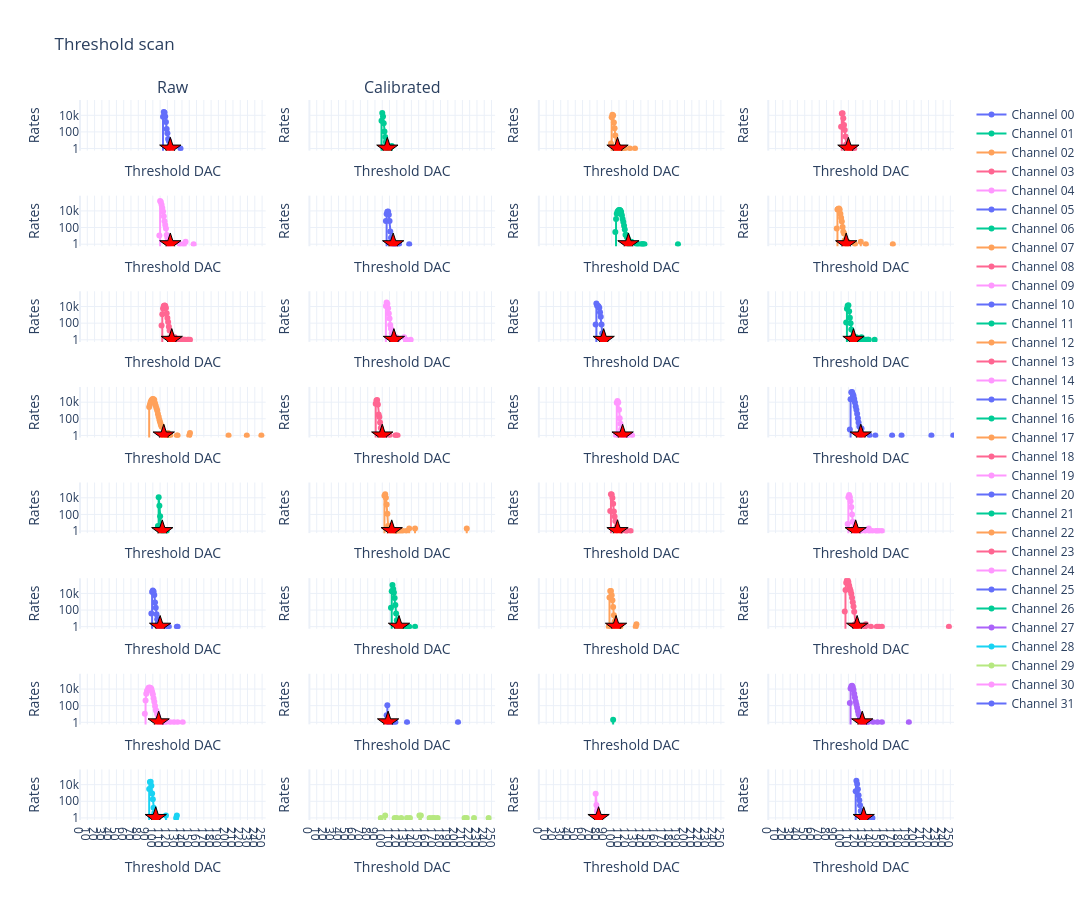

The code cell stored with this chart in its notebook:
### Code cell
# Threshold scan display, channel channel -> MuTrig channel mapping

import json
import numpy as np
import sys
import plotly.graph_objects as go
from plotly.subplots import make_subplots
sys.path.append("../../")
sys.path.append("../../../../midas/python")

import mutrig.eth_selection as eth_ana
import mutrig.ethreshold_scan as eth_scan



filename = "../data/ethreshold_scans/eth_scan_13-10-2026-00.54.json"
filename_output = filename + ".calib.json"

mutrig_channels = range(31)

with open(filename, "r") as f:
    data = json.load(f)

data = eth_ana.read_data(filename)
eths_arr, bad_channels, channels_details = eth_ana.select_rate(data,constrate_value=1e0,ratecut=10, skip=4)
eth_scan.write_config_odb(eths_arr, data['settings'], path = filename_output)


plot_groups = ["Raw","Calibrated"]
mutrig_channels = range(32)

ncols=4 ; nrows=8
fig = make_subplots(
    rows=nrows,
    cols=ncols,
    subplot_titles=plot_groups,
    shared_xaxes=True,
    shared_yaxes=True,
)

all_rates = []
for ch in mutrig_channels:
    therow=int(ch/4)+1,
    thecol=ch%4 + 1,
    if ch >= len(data["th"]) or ch >= len(data["rates"]):
        continue
    if len(data["th"][ch]) == 0 or len(data["rates"][ch]) == 0:
        continue

    th = np.array(data["th"][ch])
    rates = np.array(data["rates"][ch])
    th_calib = data["th"][ch]
    rates_calib = data["rates"][ch]

    selected_threshold = eths_arr[ch]
    selected_rate = 1
    #print(f"selected: {selected_threshold} -> index")

    all_rates.append(min(rates))
    all_rates.append(max(rates))
    
    fig.add_trace(
        go.Scatter(
            x=th,
            y=rates,
            mode="lines+markers",
            name=f"Channel {ch:02d}",
            hovertemplate=(
                f"MuTrig {ch:02d}<br>"
                "Threshold DAC: %{x}<br>"
                "Rate: %{y:.3g}<extra></extra>"
            ),
        ),
        row=int(ch/4)+1,
        col=ch%4 + 1,
    )

    # Add threshold finding result marker
    if (channels_details[ch][0] == "good"):
        print(f"Adding {selected_threshold}, {selected_rate}")
        fig.add_trace(
            go.Scatter(
                x=[selected_threshold],
                y=[selected_rate],
                mode="markers",
                name=f"Selected threshold Ch {ch:02d}",
                #legendgroup=legendgroup,
                showlegend=(row == 1),
                marker=dict(symbol="star", size=16, color="red", line=dict(color="black", width=1)),
                hovertemplate=(
                    f"Selected threshold - Channel {ch:02d}<br>"
                    "Threshold: %{x}<br>Rate: %{y:.3g}<extra></extra>"
                ),
            ),
            row=int(ch/4)+1,
            col=ch%4 + 1,
        )


yrange = [
    np.log10(min(all_rates)+1) - 0.25,
    np.log10(max(all_rates)) + 0.25,
]

fig.update_xaxes(
    title_text="Threshold DAC",
    range=[0, 255],
    tickmode="linear",
    dtick=10,
)

fig.update_yaxes(
    title_text="Rates",
    type="log",
    range=yrange,
)

fig.update_layout(
    title=(
        "Threshold scan"
    ),
    height=900,
    width=1400,
    template="plotly_white",
    hovermode="closest",
    legend=dict(
        groupclick="toggleitem",
        itemclick="toggle",
        itemdoubleclick="toggleothers",
    ),
)

fig.show()

### Figure 1 — Plotly figure (JSON) as saved in the notebook; plotly's stock layout.template omitted (floating-point values rounded to 4 significant figures; data arrays with more than 128 entries replaced by an {"elided": "..."} marker saying what was removed)
{"data": [{"hovertemplate": "MuTrig 00<br>Threshold DAC: %{x}<br>Rate: %{y:.3g}<extra></extra>", "mode": "lines+markers", "name": "Channel 00", "type": "scatter", "x": {"elided": "256 int values"}, "xaxis": "x", "y": {"elided": "256 int values"}, "yaxis": "y"}, {"hovertemplate": "Selected threshold - Channel 00<br>Threshold: %{x}<br>Rate: %{y:.3g}<extra></extra>", "marker": {"color": "red", "line": {"color": "black", "width": 1}, "size": 16, "symbol": "star"}, "mode": "markers", "name": "Selected threshold Ch 00", "showlegend": false, "type": "scatter", "x": [124], "xaxis": "x", "y": [1], "yaxis": "y"}, {"hovertemplate": "MuTrig 01<br>Threshold DAC: %{x}<br>Rate: %{y:.3g}<extra></extra>", "mode": "lines+markers", "name": "Channel 01", "type": "scatter", "x": {"elided": "256 int values"}, "xaxis": "x2", "y": {"elided": "256 int values"}, "yaxis": "y2"}, {"hovertemplate": "Selected threshold - Channel 01<br>Threshold: %{x}<br>Rate: %{y:.3g}<extra></extra>", "marker": {"color": "red", "line": {"color": "black", "width": 1}, "size": 16, "symbol": "star"}, "mode": "markers", "name": "Selected threshold Ch 01", "showlegend": false, "type": "scatter", "x": [107], "xaxis": "x2", "y": [1], "yaxis": "y2"}, {"hovertemplate": "MuTrig 02<br>Threshold DAC: %{x}<br>Rate: %{y:.3g}<extra></extra>", "mode": "lines+markers", "name": "Channel 02", "type": "scatter", "x": {"elided": "256 int values"}, "xaxis": "x3", "y": {"elided": "256 int values"}, "yaxis": "y3"}, {"hovertemplate": "Selected threshold - Channel 02<br>Threshold: %{x}<br>Rate: %{y:.3g}<extra></extra>", "marker": {"color": "red", "line": {"color": "black", "width": 1}, "size": 16, "symbol": "star"}, "mode": "markers", "name": "Selected threshold Ch 02", "showlegend": false, "type": "scatter", "x": [108], "xaxis": "x3", "y": [1], "yaxis": "y3"}, {"hovertemplate": "MuTrig 03<br>Threshold DAC: %{x}<br>Rate: %{y:.3g}<extra></extra>", "mode": "lines+markers", "name": "Channel 03", "type": "scatter", "x": {"elided": "256 int values"}, "xaxis": "x4", "y": {"elided": "256 int values"}, "yaxis": "y4"}, {"hovertemplate": "Selected threshold - Channel 03<br>Threshold: %{x}<br>Rate: %{y:.3g}<extra></extra>", "marker": {"color": "red", "line": {"color": "black", "width": 1}, "size": 16, "symbol": "star"}, "mode": "markers", "name": "Selected threshold Ch 03", "showlegend": false, "type": "scatter", "x": [110], "xaxis": "x4", "y": [1], "yaxis": "y4"}, {"hovertemplate": "MuTrig 04<br>Threshold DAC: %{x}<br>Rate: %{y:.3g}<extra></extra>", "mode": "lines+markers", "name": "Channel 04", "type": "scatter", "x": {"elided": "256 int values"}, "xaxis": "x5", "y": {"elided": "256 int values"}, "yaxis": "y5"}, {"hovertemplate": "Selected threshold - Channel 04<br>Threshold: %{x}<br>Rate: %{y:.3g}<extra></extra>", "marker": {"color": "red", "line": {"color": "black", "width": 1}, "size": 16, "symbol": "star"}, "mode": "markers", "name": "Selected threshold Ch 04", "showlegend": false, "type": "scatter", "x": [124], "xaxis": "x5", "y": [1], "yaxis": "y5"}, {"hovertemplate": "MuTrig 05<br>Threshold DAC: %{x}<br>Rate: %{y:.3g}<extra></extra>", "mode": "lines+markers", "name": "Channel 05", "type": "scatter", "x": {"elided": "256 int values"}, "xaxis": "x6", "y": {"elided": "256 int values"}, "yaxis": "y6"}, {"hovertemplate": "Selected threshold - Channel 05<br>Threshold: %{x}<br>Rate: %{y:.3g}<extra></extra>", "marker": {"color": "red", "line": {"color": "black", "width": 1}, "size": 16, "symbol": "star"}, "mode": "markers", "name": "Selected threshold Ch 05", "showlegend": false, "type": "scatter", "x": [115], "xaxis": "x6", "y": [1], "yaxis": "y6"}, {"hovertemplate": "MuTrig 06<br>Threshold DAC: %{x}<br>Rate: %{y:.3g}<extra></extra>", "mode": "lines+markers", "name": "Channel 06", "type": "scatter", "x": {"elided": "256 int values"}, "xaxis": "x7", "y": {"elided": "256 int values"}, "yaxis": "y7"}, {"hovertemplate": "Selected threshold - Channel 06<br>Threshold: %{x}<br>Rate: %{y:.3g}<extra></extra>", "marker": {"color": "red", "line": {"color": "black", "width": 1}, "size": 16, "symbol": "star"}, "mode": "markers", "name": "Selected threshold Ch 06", "showlegend": false, "type": "scatter", "x": [123], "xaxis": "x7", "y": [1], "yaxis": "y7"}, {"hovertemplate": "MuTrig 07<br>Threshold DAC: %{x}<br>Rate: %{y:.3g}<extra></extra>", "mode": "lines+markers", "name": "Channel 07", "type": "scatter", "x": {"elided": "256 int values"}, "xaxis": "x8", "y": {"elided": "256 int values"}, "yaxis": "y8"}, {"hovertemplate": "Selected threshold - Channel 07<br>Threshold: %{x}<br>Rate: %{y:.3g}<extra></extra>", "marker": {"color": "red", "line": {"color": "black", "width": 1}, "size": 16, "symbol": "star"}, "mode": "markers", "name": "Selected threshold Ch 07", "showlegend": false, "type": "scatter", "x": [107], "xaxis": "x8", "y": [1], "yaxis": "y8"}, {"hovertemplate": "MuTrig 08<br>Threshold DAC: %{x}<br>Rate: %{y:.3g}<extra></extra>", "mode": "lines+markers", "name": "Channel 08", "type": "scatter", "x": {"elided": "256 int values"}, "xaxis": "x9", "y": {"elided": "256 int values"}, "yaxis": "y9"}, {"hovertemplate": "Selected threshold - Channel 08<br>Threshold: %{x}<br>Rate: %{y:.3g}<extra></extra>", "marker": {"color": "red", "line": {"color": "black", "width": 1}, "size": 16, "symbol": "star"}, "mode": "markers", "name": "Selected threshold Ch 08", "showlegend": false, "type": "scatter", "x": [126], "xaxis": "x9", "y": [1], "yaxis": "y9"}, {"hovertemplate": "MuTrig 09<br>Threshold DAC: %{x}<br>Rate: %{y:.3g}<extra></extra>", "mode": "lines+markers", "name": "Channel 09", "type": "scatter", "x": {"elided": "256 int values"}, "xaxis": "x10", "y": {"elided": "256 int values"}, "yaxis": "y10"}, {"hovertemplate": "Selected threshold - Channel 09<br>Threshold: %{x}<br>Rate: %{y:.3g}<extra></extra>", "marker": {"color": "red", "line": {"color": "black", "width": 1}, "size": 16, "symbol": "star"}, "mode": "markers", "name": "Selected threshold Ch 09", "showlegend": false, "type": "scatter", "x": [116], "xaxis": "x10", "y": [1], "yaxis": "y10"}, {"hovertemplate": "MuTrig 10<br>Threshold DAC: %{x}<br>Rate: %{y:.3g}<extra></extra>", "mode": "lines+markers", "name": "Channel 10", "type": "scatter", "x": {"elided": "256 int values"}, "xaxis": "x11", "y": {"elided": "256 int values"}, "yaxis": "y11"}, {"hovertemplate": "Selected threshold - Channel 10<br>Threshold: %{x}<br>Rate: %{y:.3g}<extra></extra>", "marker": {"color": "red", "line": {"color": "black", "width": 1}, "size": 16, "symbol": "star"}, "mode": "markers", "name": "Selected threshold Ch 10", "showlegend": false, "type": "scatter", "x": [89], "xaxis": "x11", "y": [1], "yaxis": "y11"}, {"hovertemplate": "MuTrig 11<br>Threshold DAC: %{x}<br>Rate: %{y:.3g}<extra></extra>", "mode": "lines+markers", "name": "Channel 11", "type": "scatter", "x": {"elided": "256 int values"}, "xaxis": "x12", "y": {"elided": "256 int values"}, "yaxis": "y12"}, {"hovertemplate": "Selected threshold - Channel 11<br>Threshold: %{x}<br>Rate: %{y:.3g}<extra></extra>", "marker": {"color": "red", "line": {"color": "black", "width": 1}, "size": 16, "symbol": "star"}, "mode": "markers", "name": "Selected threshold Ch 11", "showlegend": false, "type": "scatter", "x": [117], "xaxis": "x12", "y": [1], "yaxis": "y12"}, {"hovertemplate": "MuTrig 12<br>Threshold DAC: %{x}<br>Rate: %{y:.3g}<extra></extra>", "mode": "lines+markers", "name": "Channel 12", "type": "scatter", "x": {"elided": "256 int values"}, "xaxis": "x13", "y": {"elided": "256 int values"}, "yaxis": "y13"}, {"hovertemplate": "Selected threshold - Channel 12<br>Threshold: %{x}<br>Rate: %{y:.3g}<extra></extra>", "marker": {"color": "red", "line": {"color": "black", "width": 1}, "size": 16, "symbol": "star"}, "mode": "markers", "name": "Selected threshold Ch 12", "showlegend": false, "type": "scatter", "x": [115], "xaxis": "x13", "y": [1], "yaxis": "y13"}, {"hovertemplate": "MuTrig 13<br>Threshold DAC: %{x}<br>Rate: %{y:.3g}<extra></extra>", "mode": "lines+markers", "name": "Channel 13", "type": "scatter", "x": {"elided": "256 int values"}, "xaxis": "x14", "y": {"elided": "256 int values"}, "yaxis": "y14"}, {"hovertemplate": "Selected threshold - Channel 13<br>Threshold: %{x}<br>Rate: %{y:.3g}<extra></extra>", "marker": {"color": "red", "line": {"color": "black", "width": 1}, "size": 16, "symbol": "star"}, "mode": "markers", "name": "Selected threshold Ch 13", "showlegend": false, "type": "scatter", "x": [100], "xaxis": "x14", "y": [1], "yaxis": "y14"}, {"hovertemplate": "MuTrig 14<br>Threshold DAC: %{x}<br>Rate: %{y:.3g}<extra></extra>", "mode": "lines+markers", "name": "Channel 14", "type": "scatter", "x": {"elided": "256 int values"}, "xaxis": "x15", "y": {"elided": "256 int values"}, "yaxis": "y15"}, {"hovertemplate": "Selected threshold - Channel 14<br>Threshold: %{x}<br>Rate: %{y:.3g}<extra></extra>", "marker": {"color": "red", "line": {"color": "black", "width": 1}, "size": 16, "symbol": "star"}, "mode": "markers", "name": "Selected threshold Ch 14", "showlegend": false, "type": "scatter", "x": [115], "xaxis": "x15", "y": [1], "yaxis": "y15"}, {"hovertemplate": "MuTrig 15<br>Threshold DAC: %{x}<br>Rate: %{y:.3g}<extra></extra>", "mode": "lines+markers", "name": "Channel 15", "type": "scatter", "x": {"elided": "256 int values"}, "xaxis": "x16", "y": {"elided": "256 int values"}, "yaxis": "y16"}, {"hovertemplate": "Selected threshold - Channel 15<br>Threshold: %{x}<br>Rate: %{y:.3g}<extra></extra>", "marker": {"color": "red", "line": {"color": "black", "width": 1}, "size": 16, "symbol": "star"}, "mode": "markers", "name": "Selected threshold Ch 15", "showlegend": false, "type": "scatter", "x": [127], "xaxis": "x16", "y": [1], "yaxis": "y16"}, {"hovertemplate": "MuTrig 16<br>Threshold DAC: %{x}<br>Rate: %{y:.3g}<extra></extra>", "mode": "lines+markers", "name": "Channel 16", "type": "scatter", "x": {"elided": "256 int values"}, "xaxis": "x17", "y": {"elided": "256 int values"}, "yaxis": "y17"}, {"hovertemplate": "Selected threshold - Channel 16<br>Threshold: %{x}<br>Rate: %{y:.3g}<extra></extra>", "marker": {"color": "red", "line": {"color": "black", "width": 1}, "size": 16, "symbol": "star"}, "mode": "markers", "name": "Selected threshold Ch 16", "showlegend": false, "type": "scatter", "x": [113], "xaxis": "x17", "y": [1], "yaxis": "y17"}, {"hovertemplate": "MuTrig 17<br>Threshold DAC: %{x}<br>Rate: %{y:.3g}<extra></extra>", "mode": "lines+markers", "name": "Channel 17", "type": "scatter", "x": {"elided": "256 int values"}, "xaxis": "x18", "y": {"elided": "256 int values"}, "yaxis": "y18"}, {"hovertemplate": "Selected threshold - Channel 17<br>Threshold: %{x}<br>Rate: %{y:.3g}<extra></extra>", "marker": {"color": "red", "line": {"color": "black", "width": 1}, "size": 16, "symbol": "star"}, "mode": "markers", "name": "Selected threshold Ch 17", "showlegend": false, "type": "scatter", "x": [113], "xaxis": "x18", "y": [1], "yaxis": "y18"}, {"hovertemplate": "MuTrig 18<br>Threshold DAC: %{x}<br>Rate: %{y:.3g}<extra></extra>", "mode": "lines+markers", "name": "Channel 18", "type": "scatter", "x": {"elided": "256 int values"}, "xaxis": "x19", "y": {"elided": "256 int values"}, "yaxis": "y19"}, {"hovertemplate": "Selected threshold - Channel 18<br>Threshold: %{x}<br>Rate: %{y:.3g}<extra></extra>", "marker": {"color": "red", "line": {"color": "black", "width": 1}, "size": 16, "symbol": "star"}, "mode": "markers", "name": "Selected threshold Ch 18", "showlegend": false, "type": "scatter", "x": [108], "xaxis": "x19", "y": [1], "yaxis": "y19"}, {"hovertemplate": "MuTrig 19<br>Threshold DAC: %{x}<br>Rate: %{y:.3g}<extra></extra>", "mode": "lines+markers", "name": "Channel 19", "type": "scatter", "x": {"elided": "256 int values"}, "xaxis": "x20", "y": {"elided": "256 int values"}, "yaxis": "y20"}, {"hovertemplate": "Selected threshold - Channel 19<br>Threshold: %{x}<br>Rate: %{y:.3g}<extra></extra>", "marker": {"color": "red", "line": {"color": "black", "width": 1}, "size": 16, "symbol": "star"}, "mode": "markers", "name": "Selected threshold Ch 19", "showlegend": false, "type": "scatter", "x": [120], "xaxis": "x20", "y": [1], "yaxis": "y20"}, {"hovertemplate": "MuTrig 20<br>Threshold DAC: %{x}<br>Rate: %{y:.3g}<extra></extra>", "mode": "lines+markers", "name": "Channel 20", "type": "scatter", "x": {"elided": "256 int values"}, "xaxis": "x21", "y": {"elided": "256 int values"}, "yaxis": "y21"}, {"hovertemplate": "Selected threshold - Channel 20<br>Threshold: %{x}<br>Rate: %{y:.3g}<extra></extra>", "marker": {"color": "red", "line": {"color": "black", "width": 1}, "size": 16, "symbol": "star"}, "mode": "markers", "name": "Selected threshold Ch 20", "showlegend": false, "type": "scatter", "x": [110], "xaxis": "x21", "y": [1], "yaxis": "y21"}, {"hovertemplate": "MuTrig 21<br>Threshold DAC: %{x}<br>Rate: %{y:.3g}<extra></extra>", "mode": "lines+markers", "name": "Channel 21", "type": "scatter", "x": {"elided": "256 int values"}, "xaxis": "x22", "y": {"elided": "256 int values"}, "yaxis": "y22"}, {"hovertemplate": "Selected threshold - Channel 21<br>Threshold: %{x}<br>Rate: %{y:.3g}<extra></extra>", "marker": {"color": "red", "line": {"color": "black", "width": 1}, "size": 16, "symbol": "star"}, "mode": "markers", "name": "Selected threshold Ch 21", "showlegend": false, "type": "scatter", "x": [123], "xaxis": "x22", "y": [1], "yaxis": "y22"}, {"hovertemplate": "MuTrig 22<br>Threshold DAC: %{x}<br>Rate: %{y:.3g}<extra></extra>", "mode": "lines+markers", "name": "Channel 22", "type": "scatter", "x": {"elided": "256 int values"}, "xaxis": "x23", "y": {"elided": "256 int values"}, "yaxis": "y23"}, {"hovertemplate": "Selected threshold - Channel 22<br>Threshold: %{x}<br>Rate: %{y:.3g}<extra></extra>", "marker": {"color": "red", "line": {"color": "black", "width": 1}, "size": 16, "symbol": "star"}, "mode": "markers", "name": "Selected threshold Ch 22", "showlegend": false, "type": "scatter", "x": [106], "xaxis": "x23", "y": [1], "yaxis": "y23"}, {"hovertemplate": "MuTrig 23<br>Threshold DAC: %{x}<br>Rate: %{y:.3g}<extra></extra>", "mode": "lines+markers", "name": "Channel 23", "type": "scatter", "x": {"elided": "256 int values"}, "xaxis": "x24", "y": {"elided": "256 int values"}, "yaxis": "y24"}, {"hovertemplate": "Selected threshold - Channel 23<br>Threshold: %{x}<br>Rate: %{y:.3g}<extra></extra>", "marker": {"color": "red", "line": {"color": "black", "width": 1}, "size": 16, "symbol": "star"}, "mode": "markers", "name": "Selected threshold Ch 23", "showlegend": false, "type": "scatter", "x": [122], "xaxis": "x24", "y": [1], "yaxis": "y24"}, {"hovertemplate": "MuTrig 24<br>Threshold DAC: %{x}<br>Rate: %{y:.3g}<extra></extra>", "mode": "lines+markers", "name": "Channel 24", "type": "scatter", "x": {"elided": "256 int values"}, "xaxis": "x25", "y": {"elided": "256 int values"}, "yaxis": "y25"}, {"hovertemplate": "Selected threshold - Channel 24<br>Threshold: %{x}<br>Rate: %{y:.3g}<extra></extra>", "marker": {"color": "red", "line": {"color": "black", "width": 1}, "size": 16, "symbol": "star"}, "mode": "markers", "name": "Selected threshold Ch 24", "showlegend": false, "type": "scatter", "x": [108], "xaxis": "x25", "y": [1], "yaxis": "y25"}, {"hovertemplate": "MuTrig 25<br>Threshold DAC: %{x}<br>Rate: %{y:.3g}<extra></extra>", "mode": "lines+markers", "name": "Channel 25", "type": "scatter", "x": {"elided": "256 int values"}, "xaxis": "x26", "y": {"elided": "256 int values"}, "yaxis": "y26"}, {"hovertemplate": "Selected threshold - Channel 25<br>Threshold: %{x}<br>Rate: %{y:.3g}<extra></extra>", "marker": {"color": "red", "line": {"color": "black", "width": 1}, "size": 16, "symbol": "star"}, "mode": "markers", "name": "Selected threshold Ch 25", "showlegend": false, "type": "scatter", "x": [108], "xaxis": "x26", "y": [1], "yaxis": "y26"}, {"hovertemplate": "MuTrig 26<br>Threshold DAC: %{x}<br>Rate: %{y:.3g}<extra></extra>", "mode": "lines+markers", "name": "Channel 26", "type": "scatter", "x": {"elided": "256 int values"}, "xaxis": "x27", "y": {"elided": "256 int values"}, "yaxis": "y27"}, {"hovertemplate": "MuTrig 27<br>Threshold DAC: %{x}<br>Rate: %{y:.3g}<extra></extra>", "mode": "lines+markers", "name": "Channel 27", "type": "scatter", "x": {"elided": "256 int values"}, "xaxis": "x28", "y": {"elided": "256 int values"}, "yaxis": "y28"}, {"hovertemplate": "Selected threshold - Channel 27<br>Threshold: %{x}<br>Rate: %{y:.3g}<extra></extra>", "marker": {"color": "red", "line": {"color": "black", "width": 1}, "size": 16, "symbol": "star"}, "mode": "markers", "name": "Selected threshold Ch 27", "showlegend": false, "type": "scatter", "x": [129], "xaxis": "x28", "y": [1], "yaxis": "y28"}, {"hovertemplate": "MuTrig 28<br>Threshold DAC: %{x}<br>Rate: %{y:.3g}<extra></extra>", "mode": "lines+markers", "name": "Channel 28", "type": "scatter", "x": {"elided": "256 int values"}, "xaxis": "x29", "y": {"elided": "256 int values"}, "yaxis": "y29"}, {"hovertemplate": "Selected threshold - Channel 28<br>Threshold: %{x}<br>Rate: %{y:.3g}<extra></extra>", "marker": {"color": "red", "line": {"color": "black", "width": 1}, "size": 16, "symbol": "star"}, "mode": "markers", "name": "Selected threshold Ch 28", "showlegend": false, "type": "scatter", "x": [104], "xaxis": "x29", "y": [1], "yaxis": "y29"}, {"hovertemplate": "MuTrig 29<br>Threshold DAC: %{x}<br>Rate: %{y:.3g}<extra></extra>", "mode": "lines+markers", "name": "Channel 29", "type": "scatter", "x": {"elided": "256 int values"}, "xaxis": "x30", "y": {"elided": "256 int values"}, "yaxis": "y30"}, {"hovertemplate": "MuTrig 30<br>Threshold DAC: %{x}<br>Rate: %{y:.3g}<extra></extra>", "mode": "lines+markers", "name": "Channel 30", "type": "scatter", "x": {"elided": "256 int values"}, "xaxis": "x31", "y": {"elided": "256 int values"}, "yaxis": "y31"}, {"hovertemplate": "Selected threshold - Channel 30<br>Threshold: %{x}<br>Rate: %{y:.3g}<extra></extra>", "marker": {"color": "red", "line": {"color": "black", "width": 1}, "size": 16, "symbol": "star"}, "mode": "markers", "name": "Selected threshold Ch 30", "showlegend": false, "type": "scatter", "x": [82], "xaxis": "x31", "y": [1], "yaxis": "y31"}, {"hovertemplate": "MuTrig 31<br>Threshold DAC: %{x}<br>Rate: %{y:.3g}<extra></extra>", "mode": "lines+markers", "name": "Channel 31", "type": "scatter", "x": {"elided": "256 int values"}, "xaxis": "x32", "y": {"elided": "256 int values"}, "yaxis": "y32"}, {"hovertemplate": "Selected threshold - Channel 31<br>Threshold: %{x}<br>Rate: %{y:.3g}<extra></extra>", "marker": {"color": "red", "line": {"color": "black", "width": 1}, "size": 16, "symbol": "star"}, "mode": "markers", "name": "Selected threshold Ch 31", "showlegend": false, "type": "scatter", "x": [131], "xaxis": "x32", "y": [1], "yaxis": "y32"}], "layout": {"annotations": [{"font": {"size": 16}, "showarrow": false, "text": "Raw", "x": 0.1062, "xanchor": "center", "xref": "paper", "y": 1, "yanchor": "bottom", "yref": "paper"}, {"font": {"size": 16}, "showarrow": false, "text": "Calibrated", "x": 0.3688, "xanchor": "center", "xref": "paper", "y": 1, "yanchor": "bottom", "yref": "paper"}], "height": 900, "hovermode": "closest", "legend": {"groupclick": "toggleitem", "itemclick": "toggle", "itemdoubleclick": "toggleothers"}, "title": {"text": "Threshold scan"}, "width": 1400, "xaxis": {"anchor": "y", "domain": [0, 0.2125], "dtick": 10, "matches": "x29", "range": [0, 255], "showticklabels": false, "tickmode": "linear", "title": {"text": "Threshold DAC"}}, "xaxis10": {"anchor": "y10", "domain": [0.2625, 0.475], "dtick": 10, "matches": "x30", "range": [0, 255], "showticklabels": false, "tickmode": "linear", "title": {"text": "Threshold DAC"}}, "xaxis11": {"anchor": "y11", "domain": [0.525, 0.7375], "dtick": 10, "matches": "x31", "range": [0, 255], "showticklabels": false, "tickmode": "linear", "title": {"text": "Threshold DAC"}}, "xaxis12": {"anchor": "y12", "domain": [0.7875, 1], "dtick": 10, "matches": "x32", "range": [0, 255], "showticklabels": false, "tickmode": "linear", "title": {"text": "Threshold DAC"}}, "xaxis13": {"anchor": "y13", "domain": [0, 0.2125], "dtick": 10, "matches": "x29", "range": [0, 255], "showticklabels": false, "tickmode": "linear", "title": {"text": "Threshold DAC"}}, "xaxis14": {"anchor": "y14", "domain": [0.2625, 0.475], "dtick": 10, "matches": "x30", "range": [0, 255], "showticklabels": false, "tickmode": "linear", "title": {"text": "Threshold DAC"}}, "xaxis15": {"anchor": "y15", "domain": [0.525, 0.7375], "dtick": 10, "matches": "x31", "range": [0, 255], "showticklabels": false, "tickmode": "linear", "title": {"text": "Threshold DAC"}}, "xaxis16": {"anchor": "y16", "domain": [0.7875, 1], "dtick": 10, "matches": "x32", "range": [0, 255], "showticklabels": false, "tickmode": "linear", "title": {"text": "Threshold DAC"}}, "xaxis17": {"anchor": "y17", "domain": [0, 0.2125], "dtick": 10, "matches": "x29", "range": [0, 255], "showticklabels": false, "tickmode": "linear", "title": {"text": "Threshold DAC"}}, "xaxis18": {"anchor": "y18", "domain": [0.2625, 0.475], "dtick": 10, "matches": "x30", "range": [0, 255], "showticklabels": false, "tickmode": "linear", "title": {"text": "Threshold DAC"}}, "xaxis19": {"anchor": "y19", "domain": [0.525, 0.7375], "dtick": 10, "matches": "x31", "range": [0, 255], "showticklabels": false, "tickmode": "linear", "title": {"text": "Threshold DAC"}}, "xaxis2": {"anchor": "y2", "domain": [0.2625, 0.475], "dtick": 10, "matches": "x30", "range": [0, 255], "showticklabels": false, "tickmode": "linear", "title": {"text": "Threshold DAC"}}, "xaxis20": {"anchor": "y20", "domain": [0.7875, 1], "dtick": 10, "matches": "x32", "range": [0, 255], "showticklabels": false, "tickmode": "linear", "title": {"text": "Threshold DAC"}}, "xaxis21": {"anchor": "y21", "domain": [0, 0.2125], "dtick": 10, "matches": "x29", "range": [0, 255], "showticklabels": false, "tickmode": "linear", "title": {"text": "Threshold DAC"}}, "xaxis22": {"anchor": "y22", "domain": [0.2625, 0.475], "dtick": 10, "matches": "x30", "range": [0, 255], "showticklabels": false, "tickmode": "linear", "title": {"text": "Threshold DAC"}}, "xaxis23": {"anchor": "y23", "domain": [0.525, 0.7375], "dtick": 10, "matches": "x31", "range": [0, 255], "showticklabels": false, "tickmode": "linear", "title": {"text": "Threshold DAC"}}, "xaxis24": {"anchor": "y24", "domain": [0.7875, 1], "dtick": 10, "matches": "x32", "range": [0, 255], "showticklabels": false, "tickmode": "linear", "title": {"text": "Threshold DAC"}}, "xaxis25": {"anchor": "y25", "domain": [0, 0.2125], "dtick": 10, "matches": "x29", "range": [0, 255], "showticklabels": false, "tickmode": "linear", "title": {"text": "Threshold DAC"}}, "xaxis26": {"anchor": "y26", "domain": [0.2625, 0.475], "dtick": 10, "matches": "x30", "range": [0, 255], "showticklabels": false, "tickmode": "linear", "title": {"text": "Threshold DAC"}}, "xaxis27": {"anchor": "y27", "domain": [0.525, 0.7375], "dtick": 10, "matches": "x31", "range": [0, 255], "showticklabels": false, "tickmode": "linear", "title": {"text": "Threshold DAC"}}, "xaxis28": {"anchor": "y28", "domain": [0.7875, 1], "dtick": 10, "matches": "x32", "range": [0, 255], "showticklabels": false, "tickmode": "linear", "title": {"text": "Threshold DAC"}}, "xaxis29": {"anchor": "y29", "domain": [0, 0.2125], "dtick": 10, "range": [0, 255], "tickmode": "linear", "title": {"text": "Threshold DAC"}}, "xaxis3": {"anchor": "y3", "domain": [0.525, 0.7375], "dtick": 10, "matches": "x31", "range": [0, 255], "showticklabels": false, "tickmode": "linear", "title": {"text": "Threshold DAC"}}, "xaxis30": {"anchor": "y30", "domain": [0.2625, 0.475], "dtick": 10, "range": [0, 255], "tickmode": "linear", "title": {"text": "Threshold DAC"}}, "xaxis31": {"anchor": "y31", "domain": [0.525, 0.7375], "dtick": 10, "range": [0, 255], "tickmode": "linear", "title": {"text": "Threshold DAC"}}, "xaxis32": {"anchor": "y32", "domain": [0.7875, 1], "dtick": 10, "range": [0, 255], "tickmode": "linear", "title": {"text": "Threshold DAC"}}, "xaxis4": {"anchor": "y4", "domain": [0.7875, 1], "dtick": 10, "matches": "x32", "range": [0, 255], "showticklabels": false, "tickmode": "linear", "title": {"text": "Threshold DAC"}}, "xaxis5": {"anchor": "y5", "domain": [0, 0.2125], "dtick": 10, "matches": "x29", "range": [0, 255], "showticklabels": false, "tickmode": "linear", "title": {"text": "Threshold DAC"}}, "xaxis6": {"anchor": "y6", "domain": [0.2625, 0.475], "dtick": 10, "matches": "x30", "range": [0, 255], "showticklabels": false, "tickmode": "linear", "title": {"text": "Threshold DAC"}}, "xaxis7": {"anchor": "y7", "domain": [0.525, 0.7375], "dtick": 10, "matches": "x31", "range": [0, 255], "showticklabels": false, "tickmode": "linear", "title": {"text": "Threshold DAC"}}, "xaxis8": {"anchor": "y8", "domain": [0.7875, 1], "dtick": 10, "matches": "x32", "range": [0, 255], "showticklabels": false, "tickmode": "linear", "title": {"text": "Threshold DAC"}}, "xaxis9": {"anchor": "y9", "domain": [0, 0.2125], "dtick": 10, "matches": "x29", "range": [0, 255], "showticklabels": false, "tickmode": "linear", "title": {"text": "Threshold DAC"}}, "yaxis": {"anchor": "x", "domain": [0.9297, 1], "range": [-0.25, 5.841], "title": {"text": "Rates"}, "type": "log"}, "yaxis10": {"anchor": "x10", "domain": [0.6641, 0.7344], "matches": "y9", "range": [-0.25, 5.841], "showticklabels": false, "title": {"text": "Rates"}, "type": "log"}, "yaxis11": {"anchor": "x11", "domain": [0.6641, 0.7344], "matches": "y9", "range": [-0.25, 5.841], "showticklabels": false, "title": {"text": "Rates"}, "type": "log"}, "yaxis12": {"anchor": "x12", "domain": [0.6641, 0.7344], "matches": "y9", "range": [-0.25, 5.841], "showticklabels": false, "title": {"text": "Rates"}, "type": "log"}, "yaxis13": {"anchor": "x13", "domain": [0.5312, 0.6016], "range": [-0.25, 5.841], "title": {"text": "Rates"}, "type": "log"}, "yaxis14": {"anchor": "x14", "domain": [0.5312, 0.6016], "matches": "y13", "range": [-0.25, 5.841], "showticklabels": false, "title": {"text": "Rates"}, "type": "log"}, "yaxis15": {"anchor": "x15", "domain": [0.5312, 0.6016], "matches": "y13", "range": [-0.25, 5.841], "showticklabels": false, "title": {"text": "Rates"}, "type": "log"}, "yaxis16": {"anchor": "x16", "domain": [0.5312, 0.6016], "matches": "y13", "range": [-0.25, 5.841], "showticklabels": false, "title": {"text": "Rates"}, "type": "log"}, "yaxis17": {"anchor": "x17", "domain": [0.3984, 0.4688], "range": [-0.25, 5.841], "title": {"text": "Rates"}, "type": "log"}, "yaxis18": {"anchor": "x18", "domain": [0.3984, 0.4688], "matches": "y17", "range": [-0.25, 5.841], "showticklabels": false, "title": {"text": "Rates"}, "type": "log"}, "yaxis19": {"anchor": "x19", "domain": [0.3984, 0.4688], "matches": "y17", "range": [-0.25, 5.841], "showticklabels": false, "title": {"text": "Rates"}, "type": "log"}, "yaxis2": {"anchor": "x2", "domain": [0.9297, 1], "matches": "y", "range": [-0.25, 5.841], "showticklabels": false, "title": {"text": "Rates"}, "type": "log"}, "yaxis20": {"anchor": "x20", "domain": [0.3984, 0.4688], "matches": "y17", "range": [-0.25, 5.841], "showticklabels": false, "title": {"text": "Rates"}, "type": "log"}, "yaxis21": {"anchor": "x21", "domain": [0.2656, 0.3359], "range": [-0.25, 5.841], "title": {"text": "Rates"}, "type": "log"}, "yaxis22": {"anchor": "x22", "domain": [0.2656, 0.3359], "matches": "y21", "range": [-0.25, 5.841], "showticklabels": false, "title": {"text": "Rates"}, "type": "log"}, "yaxis23": {"anchor": "x23", "domain": [0.2656, 0.3359], "matches": "y21", "range": [-0.25, 5.841], "showticklabels": false, "title": {"text": "Rates"}, "type": "log"}, "yaxis24": {"anchor": "x24", "domain": [0.2656, 0.3359], "matches": "y21", "range": [-0.25, 5.841], "showticklabels": false, "title": {"text": "Rates"}, "type": "log"}, "yaxis25": {"anchor": "x25", "domain": [0.1328, 0.2031], "range": [-0.25, 5.841], "title": {"text": "Rates"}, "type": "log"}, "yaxis26": {"anchor": "x26", "domain": [0.1328, 0.2031], "matches": "y25", "range": [-0.25, 5.841], "showticklabels": false, "title": {"text": "Rates"}, "type": "log"}, "yaxis27": {"anchor": "x27", "domain": [0.1328, 0.2031], "matches": "y25", "range": [-0.25, 5.841], "showticklabels": false, "title": {"text": "Rates"}, "type": "log"}, "yaxis28": {"anchor": "x28", "domain": [0.1328, 0.2031], "matches": "y25", "range": [-0.25, 5.841], "showticklabels": false, "title": {"text": "Rates"}, "type": "log"}, "yaxis29": {"anchor": "x29", "domain": [0, 0.07031], "range": [-0.25, 5.841], "title": {"text": "Rates"}, "type": "log"}, "yaxis3": {"anchor": "x3", "domain": [0.9297, 1], "matches": "y", "range": [-0.25, 5.841], "showticklabels": false, "title": {"text": "Rates"}, "type": "log"}, "yaxis30": {"anchor": "x30", "domain": [0, 0.07031], "matches": "y29", "range": [-0.25, 5.841], "showticklabels": false, "title": {"text": "Rates"}, "type": "log"}, "yaxis31": {"anchor": "x31", "domain": [0, 0.07031], "matches": "y29", "range": [-0.25, 5.841], "showticklabels": false, "title": {"text": "Rates"}, "type": "log"}, "yaxis32": {"anchor": "x32", "domain": [0, 0.07031], "matches": "y29", "range": [-0.25, 5.841], "showticklabels": false, "title": {"text": "Rates"}, "type": "log"}, "yaxis4": {"anchor": "x4", "domain": [0.9297, 1], "matches": "y", "range": [-0.25, 5.841], "showticklabels": false, "title": {"text": "Rates"}, "type": "log"}, "yaxis5": {"anchor": "x5", "domain": [0.7969, 0.8672], "range": [-0.25, 5.841], "title": {"text": "Rates"}, "type": "log"}, "yaxis6": {"anchor": "x6", "domain": [0.7969, 0.8672], "matches": "y5", "range": [-0.25, 5.841], "showticklabels": false, "title": {"text": "Rates"}, "type": "log"}, "yaxis7": {"anchor": "x7", "domain": [0.7969, 0.8672], "matches": "y5", "range": [-0.25, 5.841], "showticklabels": false, "title": {"text": "Rates"}, "type": "log"}, "yaxis8": {"anchor": "x8", "domain": [0.7969, 0.8672], "matches": "y5", "range": [-0.25, 5.841], "showticklabels": false, "title": {"text": "Rates"}, "type": "log"}, "yaxis9": {"anchor": "x9", "domain": [0.6641, 0.7344], "range": [-0.25, 5.841], "title": {"text": "Rates"}, "type": "log"}}}
